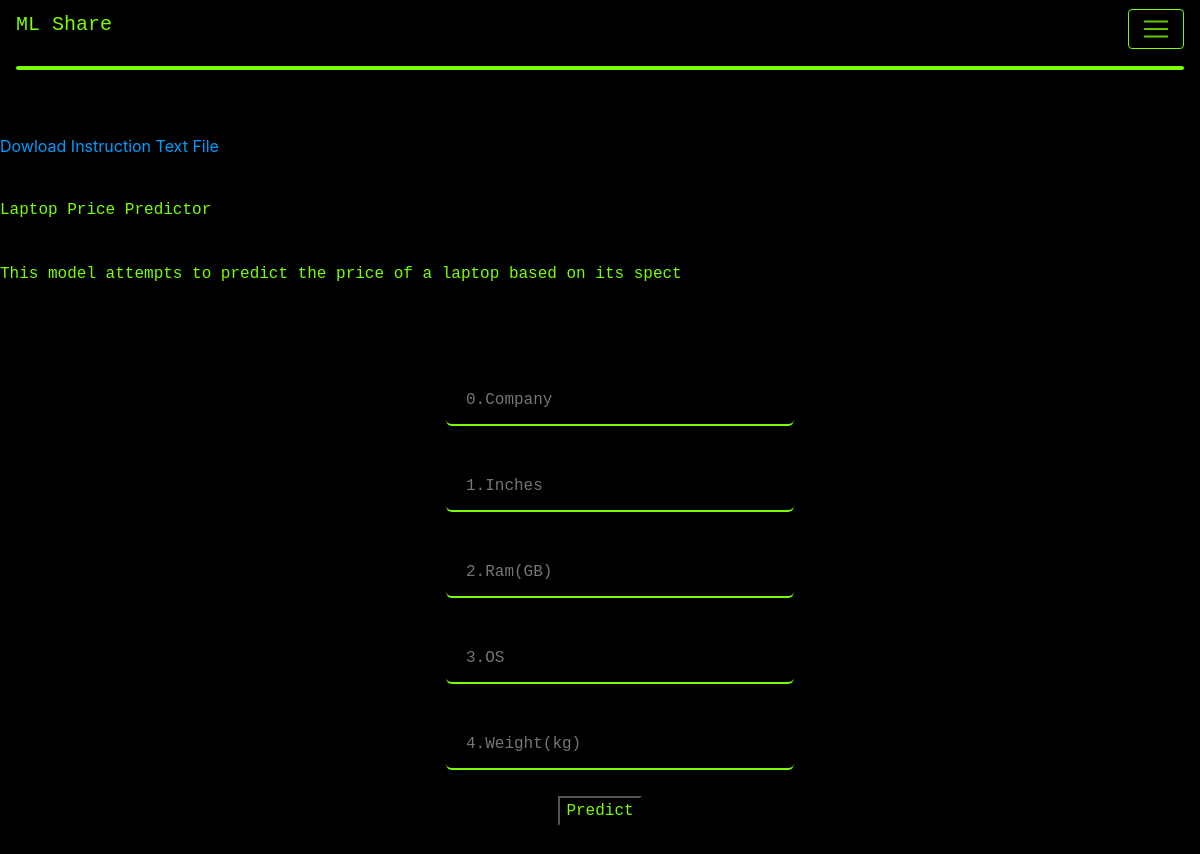
The page /Laptop Price Predictor on the database as committed earlier.
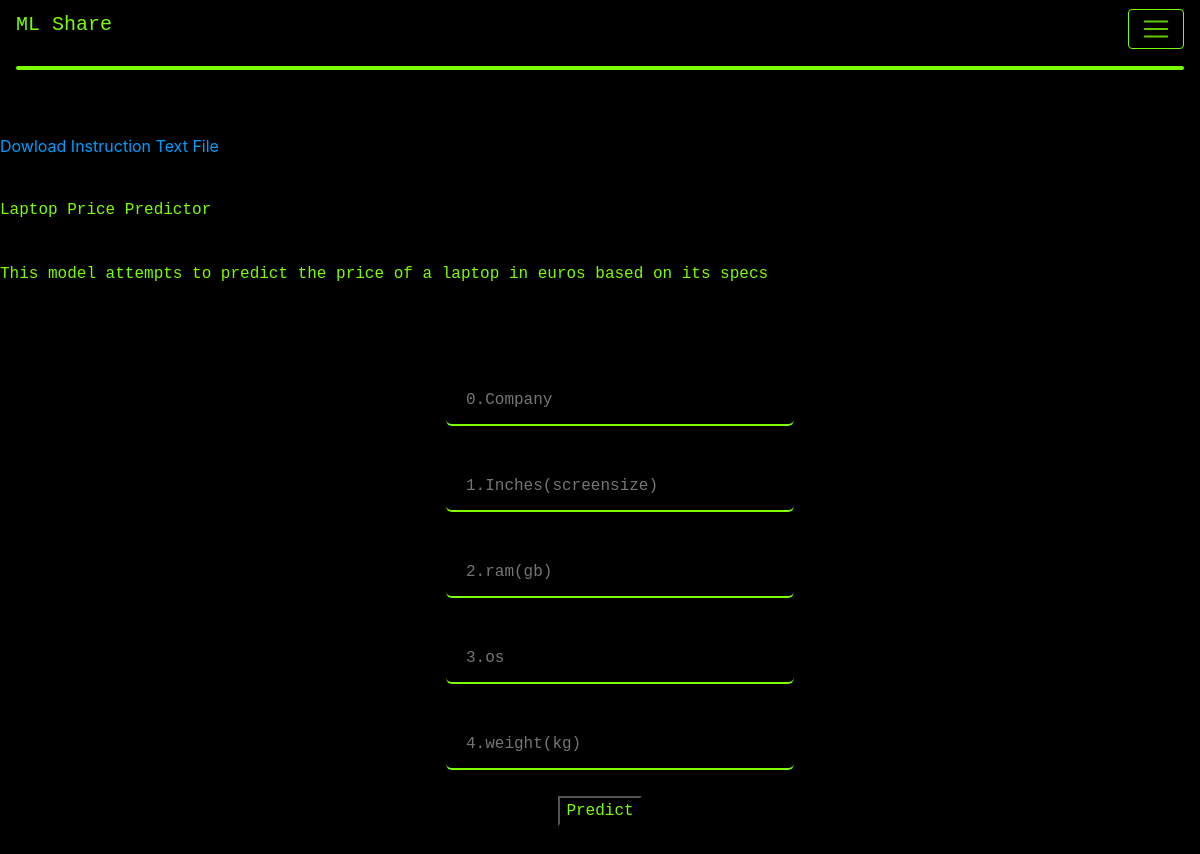
The same page on the database as committed later.
### app.py (models this page shows, shortened)
class models(db.Model):
    _id = db.Column("id", db.Integer, primary_key=True)
    filename = db.Column(db.String(50))
    filedescription = db.Column(db.String(200))
    data = db.Column(db.LargeBinary)
    instructions = db.Column(db.LargeBinary)
    isround = db.Column(db.String(50))
    dictionary = db.Column(db.LargeBinary)
    parameterorder = db.Column(db.String(50))
    numberofparameters = db.Column(db.Integer())

### app.py (the view, shortened to what this page needs)
@app.route("/<name>", methods=["POST", "GET"])
def view_model(name):
    mymodel = models.query.filter_by(filename=name).first()
    text_data = BytesIO(mymodel.dictionary).readlines()
    new_lines = []
    for i in range(0, len(text_data)):
        text_data[i] = text_data[i].strip().decode("utf-8")
        new_lines.append(text_data[i].split(":"))
    just_names = []
    for i in new_lines:
        just_names.append(f"{i[0]},{i[2]}".split(","))
    my_dict = {}
    for n in new_lines:
        my_dict[f"{n[0].lower()},{n[2]}"] = n[1]
    return render_template("viewmodel.html", model=mymodel, parameters=mymodel.parameterorder.split(","), l=mymodel.numberofparameters)

### templates/viewmodel.html (shortened to what this page needs)
{% extends "base.html" %}
{% block content %}
<head>
    <link rel="stylesheet" href="/static/styles/style.css"/>
    </head>
<p>&ensp;</p>
<a href = {{ url_for('download_instruct' ,instructname=model.filename) }}>Dowload Instruction Text File</a>
<p>&ensp;</p>
    <h8>{{model.filename}}</h8>
    <p>&ensp;</p>
    <h8>{{model.filedescription}}</h8>
    <p>&ensp;</p>
    <p>&ensp;</p>
    <form action="" method="post", autocomplete="off", style="text-align: center;">
        <ol>
            {% for i in range(0, l) %}
                <p><input type="text", name={{i}}, placeholder={{i}}.{{parameters[i]}} size="150", required/></p>
            {% endfor %}
        </ol>
        <p><input type="submit" value="Predict"/></p>
    </form>
    <p>&ensp;</p>
{% endblock %}

Rows that differ between the two databases and show on the page:
changed models "Laptop Price Predictor": filedescription "This model attempts to predict the price of a laptop based on its spect" → "This model attempts to predict the price of a laptop in euros based on its specs"
Other text that changed with them:
form field i: "1.Inches" → "1.Inches(screensize)"
form field i: "2.Ram(GB)" → "2.ram(gb)"
form field i: "3.OS" → "3.os"
form field i: "4.Weight(kg)" → "4.weight(kg)"
